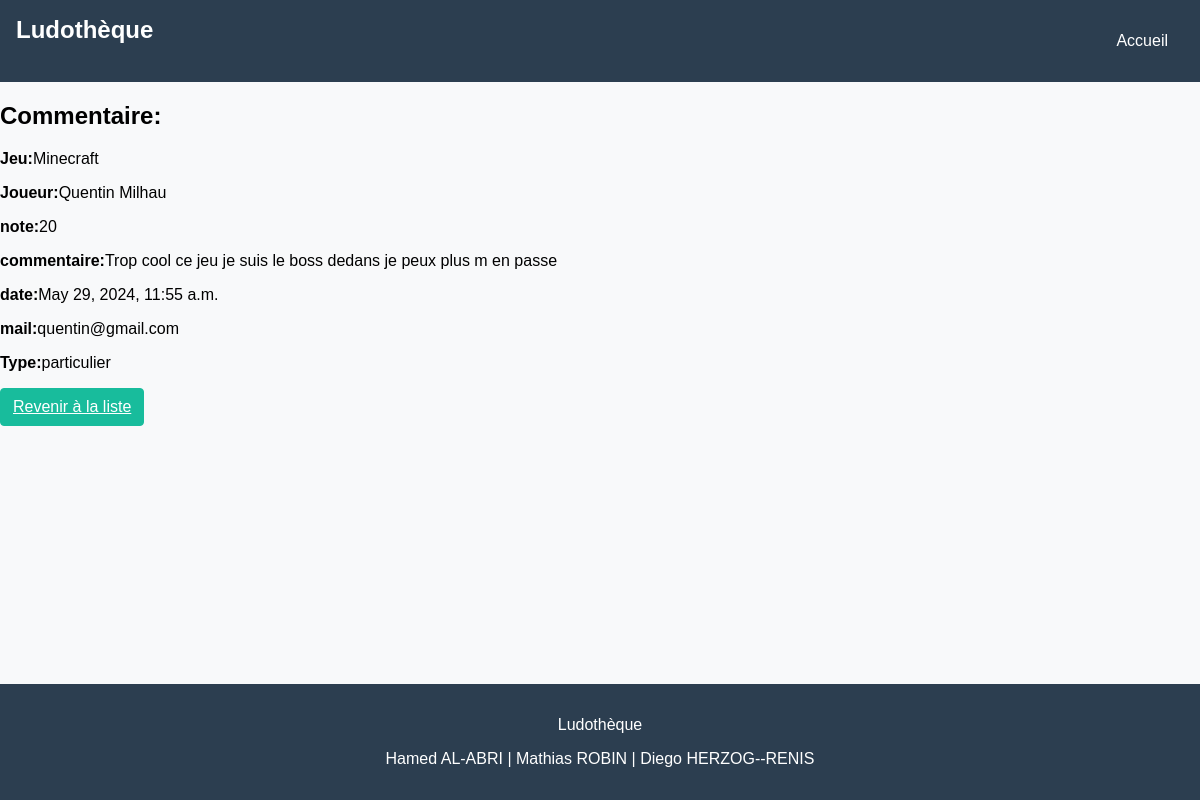
The app's page /commentaires/7/ with its own data.
### myapp/models.py (models this page shows, shortened)
class Commentaire(models.Model):
    jeu = models.ForeignKey(Jeu, on_delete=models.CASCADE)
    joueur = models.ForeignKey(Joueur, on_delete=models.CASCADE)
    date = models.DateTimeField(default=datetime.now, blank=True)
    note = models.IntegerField(validators=[MinValueValidator(0), MaxValueValidator(20)], default=0)
    commentaire = models.TextField()

class Jeu(models.Model):
    titre = models.CharField(max_length=200)
    annee_sortie = models.IntegerField(default=2000)
    photo_boite = models.ImageField(upload_to='photo_boite', blank=True, null=True)
    editeur = models.CharField(max_length=200)
    auteur = models.ForeignKey(Auteur, on_delete=models.CASCADE, blank=True, null=True)
    categorie = models.ForeignKey(Categorie, on_delete=models.CASCADE, blank=True, null=True)

class Joueur(models.Model):
    prenom = models.CharField(max_length=200)
    nom = models.CharField(max_length=200)
    mail = models.EmailField()
    mot_de_passe = models.CharField(max_length=200)
    type = models.CharField(max_length=50, choices=[('professionnel', 'Professionnel'), ('particulier', 'Particulier')])

### myapp/views.py (the view)
# urls.py: path('commentaires/<int:commentaire_id>/', views.display_commentaire, name='display_commentaire'),
def display_commentaire(request, commentaire_id):
    commentaire = get_object_or_404(Commentaire, pk=commentaire_id)
    return render(request, 'commentaire/display_commentaire.html', {'commentaire': commentaire})

### myapp/templates/commentaire/display_commentaire.html
{% extends "base.html" %}
{% block content %}
<div class="jeu-detail">
    <h2>Commentaire:</h2>
    <p><strong>Jeu:</strong>{{ commentaire.jeu.titre }}</p>
    <p><strong>Joueur:</strong>{{ commentaire.joueur.prenom }} {{ commentaire.joueur.nom }}</p>
    <p><strong>note:</strong>{{ commentaire.note }}</p>
    <p><strong>commentaire:</strong>{{ commentaire.commentaire }}</p>
    <p><strong>date:</strong>{{ commentaire.date }}</p>
    <p><strong>mail:</strong>{{ commentaire.joueur.mail }}</p>
    <p><strong>Type:</strong>{{ commentaire.joueur.type }}</p>
    <a type="button" class="btn btn-success" href="{% url 'commentaire-liste' %}">Revenir à la liste</a>
</div>
{% endblock %}

### myapp/static/design.css (style rules this page uses)
body { font-family: 'Arial', sans-serif; background-color: #f8f9fa; margin: 0; padding: 0; display: flex; flex-direction: column; min-height: 100vh; }
.btn { display: inline-block; font-weight: 400; color: #212529; text-align: center; vertical-align: middle; user-select: none; background-color: transparent; border: 1px solid transparent; padding: 0.375rem 0.75rem; font-size: 1rem; line-height: 1.5; border-radius: 0.25rem; transition: color 0.15s ease-in-out, background-color 0.15s ease-in-out, border-color 0.15s ease-in-out, box-shadow 0.15s ease-in-out; }
.btn-success { color: #fff; background-color: #18bc9c; border-color: #18bc9c; }

### records on screen
Commentaire: jeu.titre "Minecraft", joueur.prenom "Quentin", joueur.nom "Milhau", note "20", commentaire "Trop cool ce jeu je suis le boss dedans je peux plus m en passe", date "May 29, 2024, 11:55 a.m.", joueur.mail "quentin@gmail.com", joueur.type "particulier"
